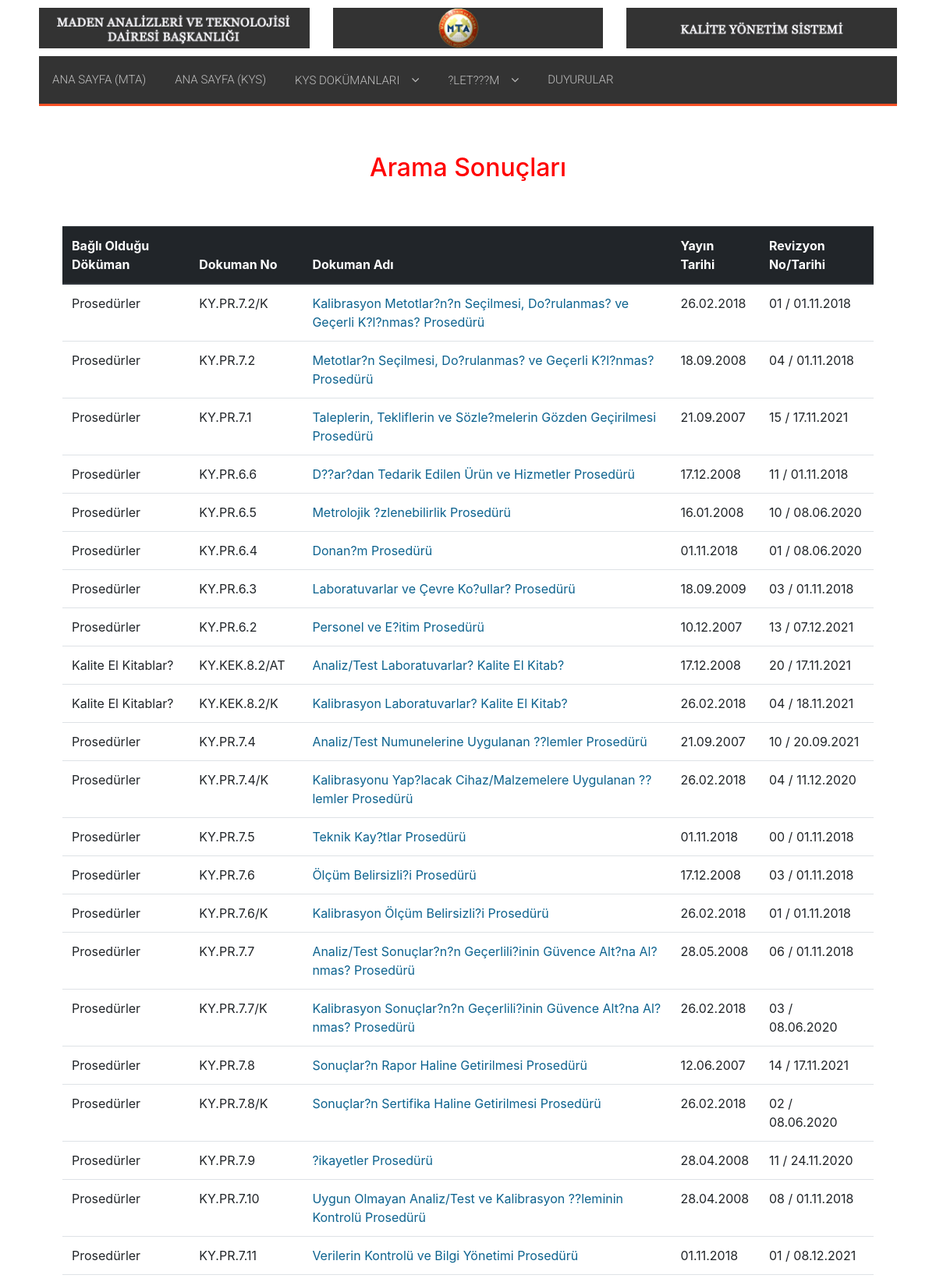
Page /arama.php (upper part) on the committed database.
### tables this page shows
CREATE TABLE `mainmenu` (
  `ID` int(11) NOT NULL,
  `CatID` int(11) NOT NULL,
  `SupID` int(11) DEFAULT NULL,
  `Name` varchar(255) DEFAULT NULL,
  `URL` varchar(200) NOT NULL,
  `siraNo` varchar(3) NOT NULL,
  `Status` int(11) NOT NULL,
  `Click` int(11) DEFAULT NULL,
  `Time` varchar(30) DEFAULT NULL,
  `ISDELETED` varchar(30) DEFAULT NULL
);

CREATE TABLE `files` (
  `ID` int(11) NOT NULL,
  `FilesCategoriesID` int(11) NOT NULL,
  `Name` varchar(255) DEFAULT NULL,
  `Files` varchar(255) NOT NULL,
  `FileNo` varchar(25) DEFAULT NULL,
  `PublishDate` date DEFAULT NULL,
  `RevisionNo` int(2) NOT NULL,
  `RevisionDate` date DEFAULT NULL,
  `Status` tinyint(1) NOT NULL,
  `OrderNo` int(11) DEFAULT NULL,
  `ISDELETED` tinyint(1) NOT NULL
);

CREATE TABLE `filescategories` (
  `ID` int(11) NOT NULL,
  `Name` varchar(50) DEFAULT NULL
);

### functions.php (called while the page is built, shortened)
<?php
function filesCategoriesFind($ID)
{
	global $db;
	$result = $db->prepare("SELECT * FROM filesCategories WHERE ID = ?");
	$result->execute(array($ID));
	$line = $result->fetch(PDO::FETCH_OBJ);
	return $line;
}
	function trDate($str){
		return date("d.m.Y", strtotime($str));
	}
	function RevNoAdd($revNo){
		if ($revNo<10) {
			$revNo='0'.$revNo ;
		}
		return $revNo;
	}
?>

### arama.php (the view, shortened to what this page needs)
<?php
	include 'header.php';
	include 'ust_menu.php';
	$arama = strip_tags($_GET['q']);
	$result = $db->prepare("SELECT * FROM files WHERE (Name LIKE :search OR FileNo LIKE :search)");
	$result->bindValue(":search", '%'.$arama.'%', PDO::PARAM_STR);
	if(!$result->execute())
	{
		exit();
	}
	$lineFiles = $result->fetchAll(PDO::FETCH_OBJ);
?>
	<div class="col-lg-12 col-md-12 col-xs-12"style="margin-top:60px">
		<h2 align="center" style="color:red">Arama Sonuçları</h2>
		<br></br>
		<div class="col-lg-12 col-md-12 col-sm-12 col-xs-12">
	    <?php
	      if(count($lineFiles) > 0){
	    ?>
	        <table class="table" align="center">
						<thead class="thead-dark">
	          <tr>
							<th>Bağlı Olduğu Döküman</th>
	            <th>Dokuman No</th>
	            <th>Dokuman Adı</th>
	            <th>Yayın Tarihi</th>
	            <th>Revizyon No/Tarihi</th></tr>
							</thead>
	          <?php foreach($lineFiles as $files){ ?>
	            <tr <?php echo (in_array($files->ID, $RedIDArray) ? "bgcolor='red'":"") ?>>
									<td><?php echo filesCategoriesFind($files->FilesCategoriesID)->Name  ?></td>
	                <td><?php echo $files->FileNo ?></td>
	                <td><a href="Uploads/Files/<?php print $files->Files ?>"><?php echo $files->Name ?></a></td>
	                <td><?php echo trDate($files->PublishDate) ?></td>
	                <td><?php echo RevNoAdd($files->RevisionNo).' / '.trdate($files->RevisionDate) ?></td>
	            </tr>
	          <?php } ?>
	        </table>
	    <?php
	      }
	    ?>
	  </div>
	</div>
<?php
	include 'footer.php';
?>

### ust_menu.php (shortened to what this page needs)
<div class="container" style="margin-top:10px;">
  <div class="row">
    <div class="col-sm">
<ul id="respMenu" class="ace-responsive-menu" data-menu-style="horizontal" style="display:block ">
    <?php
      $result = $db->query("SELECT * FROM MainMenu WHERE SupID=0 AND ISDELETED=0");
      $line = $result->fetchAll(PDO::FETCH_OBJ);
      foreach($line as $line)
      {
    ?>
        <li><a href="<?php print $line->URL; ?>"><i class="<?php print $line->Images; ?>" aria-hidden="true"></i><span class="title"><?php print $line->Name; ?></span></a>
        </li>
    <?php
      }
    ?>
</ul>
</div>
</div>
</div>
</div>

### css/ace-responsive-menu.css (style rules this page uses)
a { text-shadow: none; color: #0d638f; }
ul { margin: 0px; padding: 0px; }
.ace-responsive-menu { list-style: none; margin: 0; padding: 0; background: #333; float:left; width:100%; font-family: 'Roboto', sans-serif; border-bottom: 3px solid #FD5025; }
.ace-responsive-menu li { list-style: none; }
.ace-responsive-menu > li { display: block; margin: 0; padding: 0; border: 0px; float: left; }
.ace-responsive-menu li a { color:#c0c0c0; }
.ace-responsive-menu > li > a { display: block; position: relative; margin: 0; border: 0px; padding: 18px 20px 18px 12px; text-decoration: none; font-size: 15px; font-weight: 300; color: #c0c0c0; }
.ace-responsive-menu li a i { padding-right: 5px; color: #FF5737; }
.ace-responsive-menu > li > a i { font-size: 16px; text-shadow: none; color: #FF5737; }

### css/style.css (style rules this page uses)
html { -webkit-background-size: cover; -moz-background-size: cover; -o-background-size: cover; background-size: cover; }

### rows in the picture
mainmenu: Name "ANA SAYFA (MTA)"
mainmenu: Name "ANA SAYFA (KYS)"
mainmenu: Name "KYS DOKÜMANLARI"
mainmenu: Name "?LET???M"
mainmenu: Name "DUYURULAR"
files: FilesCategoriesID.Name "Prosedürler", FileNo "KY.PR.7.2/K", Name "Kalibrasyon Metotlar?n?n Seçilmesi, Do?rulanmas? ve Geçerli K?l?nmas? Prosedürü", PublishDate "26.02.2018", RevisionNo "01", RevisionDate "01.11.2018"
files: FilesCategoriesID.Name "Prosedürler", FileNo "KY.PR.7.2", Name "Metotlar?n Seçilmesi, Do?rulanmas? ve Geçerli K?l?nmas? Prosedürü", PublishDate "18.09.2008", RevisionNo "04", RevisionDate "01.11.2018"
files: FilesCategoriesID.Name "Prosedürler", FileNo "KY.PR.7.1", Name "Taleplerin, Tekliflerin ve Sözle?melerin Gözden Geçirilmesi Prosedürü", PublishDate "21.09.2007", RevisionNo "15", RevisionDate "17.11.2021"
files: FilesCategoriesID.Name "Prosedürler", FileNo "KY.PR.6.6", Name "D??ar?dan Tedarik Edilen Ürün ve Hizmetler Prosedürü", PublishDate "17.12.2008", RevisionNo "11", RevisionDate "01.11.2018"
files: FilesCategoriesID.Name "Prosedürler", FileNo "KY.PR.6.5", Name "Metrolojik ?zlenebilirlik Prosedürü", PublishDate "16.01.2008", RevisionNo "10", RevisionDate "08.06.2020"
files: FilesCategoriesID.Name "Prosedürler", FileNo "KY.PR.6.4", Name "Donan?m Prosedürü", PublishDate "01.11.2018", RevisionNo "01", RevisionDate "08.06.2020"
files: FilesCategoriesID.Name "Prosedürler", FileNo "KY.PR.6.3", Name "Laboratuvarlar ve Çevre Ko?ullar? Prosedürü", PublishDate "18.09.2009", RevisionNo "03", RevisionDate "01.11.2018"
files: FilesCategoriesID.Name "Prosedürler", FileNo "KY.PR.6.2", Name "Personel ve E?itim Prosedürü", PublishDate "10.12.2007", RevisionNo "13", RevisionDate "07.12.2021"
files: FilesCategoriesID.Name "Kalite El Kitablar?", FileNo "KY.KEK.8.2/AT", Name "Analiz/Test Laboratuvarlar? Kalite El Kitab?", PublishDate "17.12.2008", RevisionNo "20", RevisionDate "17.11.2021"
files: FilesCategoriesID.Name "Kalite El Kitablar?", FileNo "KY.KEK.8.2/K", Name "Kalibrasyon Laboratuvarlar? Kalite El Kitab?", PublishDate "26.02.2018", RevisionNo "04", RevisionDate "18.11.2021"
files: FilesCategoriesID.Name "Prosedürler", FileNo "KY.PR.7.4", Name "Analiz/Test Numunelerine Uygulanan ??lemler Prosedürü", PublishDate "21.09.2007", RevisionNo "10", RevisionDate "20.09.2021"
files: FilesCategoriesID.Name "Prosedürler", FileNo "KY.PR.7.4/K", Name "Kalibrasyonu Yap?lacak Cihaz/Malzemelere Uygulanan ??lemler Prosedürü", PublishDate "26.02.2018", RevisionNo "04", RevisionDate "11.12.2020"
files: FilesCategoriesID.Name "Prosedürler", FileNo "KY.PR.7.5", Name "Teknik Kay?tlar Prosedürü", PublishDate "01.11.2018", RevisionNo "00", RevisionDate "01.11.2018"
files: FilesCategoriesID.Name "Prosedürler", FileNo "KY.PR.7.6", Name "Ölçüm Belirsizli?i Prosedürü", PublishDate "17.12.2008", RevisionNo "03", RevisionDate "01.11.2018"
files: FilesCategoriesID.Name "Prosedürler", FileNo "KY.PR.7.6/K", Name "Kalibrasyon Ölçüm Belirsizli?i Prosedürü", PublishDate "26.02.2018", RevisionNo "01", RevisionDate "01.11.2018"
files: FilesCategoriesID.Name "Prosedürler", FileNo "KY.PR.7.7", Name "Analiz/Test Sonuçlar?n?n Geçerlili?inin Güvence Alt?na Al?nmas? Prosedürü", PublishDate "28.05.2008", RevisionNo "06", RevisionDate "01.11.2018"
files: FilesCategoriesID.Name "Prosedürler", FileNo "KY.PR.7.7/K", Name "Kalibrasyon Sonuçlar?n?n Geçerlili?inin Güvence Alt?na Al?nmas? Prosedürü", PublishDate "26.02.2018", RevisionNo "03", RevisionDate "08.06.2020"
files: FilesCategoriesID.Name "Prosedürler", FileNo "KY.PR.7.8", Name "Sonuçlar?n Rapor Haline Getirilmesi Prosedürü", PublishDate "12.06.2007", RevisionNo "14", RevisionDate "17.11.2021"
files: FilesCategoriesID.Name "Prosedürler", FileNo "KY.PR.7.8/K", Name "Sonuçlar?n Sertifika Haline Getirilmesi Prosedürü", PublishDate "26.02.2018", RevisionNo "02", RevisionDate "08.06.2020"
files: FilesCategoriesID.Name "Prosedürler", FileNo "KY.PR.7.9", Name "?ikayetler Prosedürü", PublishDate "28.04.2008", RevisionNo "11", RevisionDate "24.11.2020"
files: FilesCategoriesID.Name "Prosedürler", FileNo "KY.PR.7.10", Name "Uygun Olmayan Analiz/Test ve Kalibrasyon ??leminin Kontrolü Prosedürü", PublishDate "28.04.2008", RevisionNo "08", RevisionDate "01.11.2018"
files: FilesCategoriesID.Name "Prosedürler", FileNo "KY.PR.7.11", Name "Verilerin Kontrolü ve Bilgi Yönetimi Prosedürü", PublishDate "01.11.2018", RevisionNo "01", RevisionDate "08.12.2021"
